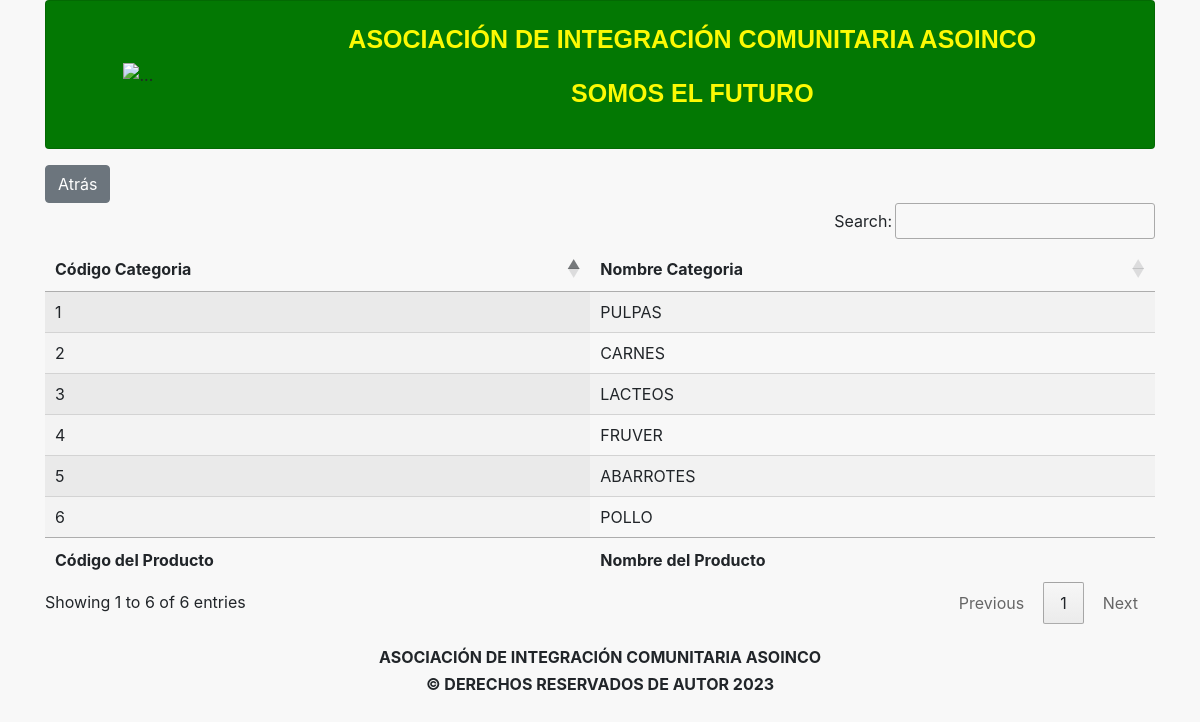
The app's page /?c=Categorias&a=consultarCategoriasReporte (signed in) with its own data.
### tables this page shows
CREATE TABLE `categorias` (
  `categoria_codigo` int(11) NOT NULL,
  `usuario_codigo` int(11) NOT NULL,
  `nombre_categoria` varchar(150) NOT NULL
);

### models/Database.php (called while the page is built)
<?php
    class DataBase{
        public static function connection(){
            $hostname = "localhost";
            $port = "3306";
            $database = "prueba";
            $username = "root";
            $password = "";
			$pdo = new PDO("mysql:host=$hostname;port=$port;dbname=$database;charset=utf8",$username,$password);
			$pdo->setAttribute(PDO::ATTR_ERRMODE, PDO::ERRMODE_EXCEPTION);
			return $pdo;
		}
	}
?>

### models/Categoria.php (called while the page is built, shortened)
<?php
    class Categoria{
        private $dbh;
        protected $categoria_codigo;
        protected $nombre_categoria;
        public function __construct(){
            try {
                $this->dbh = DataBase::connection();
                $a = func_get_args();
                $i = func_num_args();
                if (method_exists($this, $f = '__construct' . $i)) {
                    call_user_func_array(array($this, $f), $a);
                }
            } catch (Exception $e) {
                die($e->getMessage());
            }
        }
        public function __construct3($categoria_codigo, $usuario_codigo,$nombre_categoria){
            $this->categoria_codigo = $categoria_codigo;
            $this->nombre_categoria = $nombre_categoria;
        }
        public function getcategoria_codigo(){
            return $this->categoria_codigo;
        }
        public function getnombre_categoria(){
            return $this->nombre_categoria;
        }
        public function consultarCategorias() {
            try {
                $categoriaList = [];
                $sql = 'SELECT * FROM categorias WHERE categorias.categoria_codigo = categorias.categoria_codigo';
                $stmt = $this->dbh->query($sql);
                foreach ($stmt->fetchAll() as $categorias) {
                    $categoriaList[] = new Categoria(
                        $categorias['categoria_codigo'],
                        $categorias['usuario_codigo'],
                        $categorias['nombre_categoria']
                    );
                }
                return $categoriaList;
            } catch (Exception $e) {
                die($e->getMessage());
            }
        }
    }
?>

### views/modules/registrar_categoria/reporte_categorias.view.php (the view)
<table id="example" class="display nowrap" style="width:100%">
	<thead>
		<tr>
			<th>Código Categoria</th>
			<th>Nombre Categoria</th>
		</tr>
	</thead>
	<tbody>
		<?php foreach ($categorias as $categoria): ?>
		<tr>
			<td><?php echo $categoria->getcategoria_codigo(); ?></td>
			<td><?php echo $categoria->getnombre_categoria(); ?></td>
		</tr>
		<?php endforeach; ?>
	</tbody>
	<a href="?c=Dashboard" class="btn btn-secondary">Atrás</a>
	<tfoot>
		<tr>
            <th>Código del Producto</th>
			<th>Nombre del Producto</th>
		</tr>
	</tfoot>
</table>

### assets/css/styles.css (style rules this page uses)
body { background-color: rgb(248, 248, 248); }

### records on screen
categorias: categoria_codigo "1", nombre_categoria "PULPAS"
categorias: categoria_codigo "2", nombre_categoria "CARNES"
categorias: categoria_codigo "3", nombre_categoria "LACTEOS"
categorias: categoria_codigo "4", nombre_categoria "FRUVER"
categorias: categoria_codigo "5", nombre_categoria "ABARROTES"
categorias: categoria_codigo "6", nombre_categoria "POLLO"
